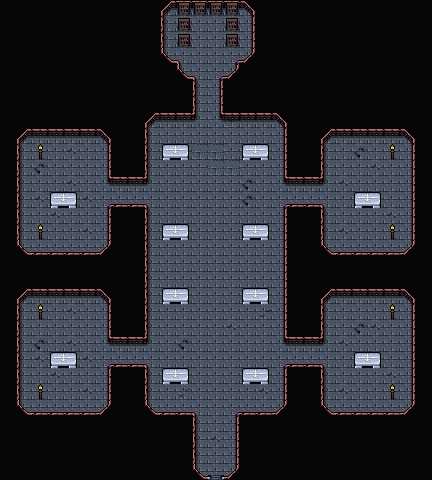

Below is a game level as drawn by its tile map, then a one-line description and the .tmx that defines it (tile-layer data replaced by summaries):
An orthogonal 27x30 tile map with 16x16 px tiles, 4 tile layers (Background, Floor, Clutter, Blood), 3 tilesets and 16 objects.

<map version="1.10" tiledversion="1.11.2" orientation="orthogonal" renderorder="right-down" width="27" height="30" tilewidth="16" tileheight="16" infinite="0" nextlayerid="8" nextobjectid="131">
 <editorsettings>
  <export target="wastetown..tmx" format="tmx" />
 </editorsettings>
 <properties>
  <property name="dungeonEffect" value="{&quot;startBattleWithCard&quot;: [ &quot;Chaos Orb&quot;, &quot;Mana Crypt&quot; ], &quot;opponent&quot;: { &quot;startBattleWithCard&quot;: [ &quot;Mana Crypt&quot; ]}}" />
 </properties>
 <tileset firstgid="1" source="../../../../common/maps/tileset/main.tsx" />
 <tileset firstgid="10113" source="../../../../common/maps/tileset/buildings.tsx" />
 <tileset firstgid="11905" source="../../../../common/maps/tileset/dungeon/DarkAbbeyTiles.tsx" />
 <layer id="1" name="Background" width="27" height="30">
  <data>[810 cells, 742 non-empty, 5 distinct tile ids]</data>
 </layer>
 <layer id="2" name="Floor" width="27" height="30">
  <data>[810 cells, 517 non-empty, 16 distinct tile ids]</data>
 </layer>
 <layer id="3" name="Clutter" width="27" height="30">
  <properties>
   <property name="spriteLayer" type="bool" value="true" />
  </properties>
  <data>[810 cells, 132 non-empty, 22 distinct tile ids]</data>
 </layer>
 <layer id="7" name="Blood" width="27" height="30">
  <data>[810 cells, 2 non-empty, 2 distinct tile ids]</data>
 </layer>
 <objectgroup id="4" name="Objects">
  <object id="38" template="../../../../common/maps/obj/entry_up.tx" x="194.811" y="475.246" width="48" height="16">
   <properties>
    <property name="direction" value="up" />
    <property name="teleport" value="" />
   </properties>
  </object>
  <object id="92" template="../../../../common/maps/obj/enemy.tx" x="199.454" y="91.1591">
   <properties>
    <property name="effect" value="{&quot;startBattleWithCard&quot;: [&quot;Suspicious Bookcase&quot;, &quot;Haunted Library&quot;]}" />
    <property name="enemy" value="Whtz" />
    <property name="threatRange" type="int" value="0" />
   </properties>
  </object>
  <object id="109" template="../../../../common/maps/obj/enemy.tx" x="204.829" y="350.518">
   <properties>
    <property name="enemy" value="Tolabow" />
    <property name="threatRange" type="int" value="0" />
   </properties>
  </object>
  <object id="110" template="../../../../common/maps/obj/enemy.tx" x="118.316" y="361.114">
   <properties>
    <property name="enemy" value="Seluma" />
    <property name="threatRange" type="int" value="0" />
   </properties>
  </object>
  <object id="111" template="../../../../common/maps/obj/enemy.tx" x="118.296" y="202.371">
   <properties>
    <property name="enemy" value="Valko Indorian" />
    <property name="threatRange" type="int" value="0" />
   </properties>
  </object>
  <object id="112" template="../../../../common/maps/obj/enemy.tx" x="293.796" y="200.005">
   <properties>
    <property name="enemy" value="The Everforger" />
    <property name="threatRange" type="int" value="0" />
   </properties>
  </object>
  <object id="113" template="../../../../common/maps/obj/enemy.tx" x="295.056" y="360.692">
   <properties>
    <property name="enemy" value="The Unluckiest" />
    <property name="speedModifier" type="float" value="30" />
    <property name="threatRange" type="int" value="60" />
   </properties>
  </object>
  <object id="117" template="../../../../common/maps/obj/enemy.tx" x="204" y="272">
   <properties>
    <property name="enemy" value="Maular" />
    <property name="speedModifier" type="float" value="30" />
    <property name="threatRange" type="int" value="60" />
   </properties>
  </object>
  <object id="118" template="../../../../common/maps/obj/enemy.tx" x="204.5" y="198">
   <properties>
    <property name="enemy" value="Grizzlegom" />
    <property name="speedModifier" type="float" value="30" />
    <property name="threatRange" type="int" value="60" />
   </properties>
  </object>
  <object id="119" template="../../../../common/maps/obj/dialog.tx" x="178" y="412.75" width="80" height="15.5" visible="1">
   <properties>
    <property name="dialog">[
{
   "text": "You step into a musty crypt. Immediately, you sense that despite its somber appearance, the air is electric with pulsing mana. As you enter, a booming voice rings out from nowhere.
'YOU ENTER THE CRYPT WHICH IMPRISONS THOSE WHO BROKE THE RULES OF BOTH MAGIC AND DEATH! TURN BACK!'",
   "options": [{
      "name": "(Continue)", "action": [{"deleteMapObject":-1}]}]
}
]</property>
   </properties>
  </object>
  <object id="120" template="../../../../common/maps/obj/dialog.tx" x="170" y="131.75" width="80" height="15.5" visible="1">
   <properties>
    <property name="dialog">[
{
   "text": "A skittering little homunculus stands ahead, frantically speed-reading from a mountain of notes it has clearly looked over a great many times before.
'Where is it! WHERE IS IT?!' it cries out. Then, upon seeing you it yells 'TELL ME YOUR SECRETS!!!'",
   "options": [{
      "name": "(Continue)", "action": [{"deleteMapObject":-1}]}]
}
]</property>
   </properties>
  </object>
  <object id="122" template="../../obj/treasure.tx" x="56" y="346">
   <properties>
    <property name="reward">[{
  "type": "card",
  "count": 1,
  "cardName": "Maelstrom Archangel"
},
{
  "type": "card",
  "count": 1,
  "cardName": "Iridescent Angel"
},
{
  "type": "card",
  "count": 1,
  "cardName": "Cleaving Reaper"
},
{
  "type": "card",
  "count": 1,
  "cardName": "Akroma, Angel of Fury"
},
{
  "type": "card",
  "count": 1,
  "cardName": "Selenia, the Cursed Heart"
},
{
  "type": "card",
  "count": 1,
  "cardName": "Lightning Angel"
}]</property>
   </properties>
  </object>
  <object id="126" template="../../obj/treasure.tx" x="54.5" y="186">
   <properties>
    <property name="reward">[{
  "type": "card",
  "count": 1,
  "cardName": "Essence of Orthodoxy"
},
{
  "type": "card",
  "count": 1,
  "cardName": "Quicksilver Servitor"
},
{
  "type": "card",
  "count": 1,
  "cardName": "Darksteel Hydra"
},
{
  "type": "card",
  "count": 1,
  "cardName": "Gyox, Brutal Carnivora"
},
{
  "type": "card",
  "count": 1,
  "cardName": "Ekthi, Contaminator Priest"
},
{
  "type": "card",
  "count": 1,
  "cardName": "Quicksilver Lapidary"
},
{
  "type": "card",
  "count": 1,
  "cardName": "Innovative Metatect"
},
{
  "type": "card",
  "count": 1,
  "cardName": "Davvol, Evincar of Rath"
}]</property>
   </properties>
  </object>
  <object id="127" template="../../obj/treasure.tx" x="359.5" y="184.5">
   <properties>
    <property name="reward">[{
  "type": "card",
  "count": 1,
  "cardName": "Quickbeast Amulet"
},
{
  "type": "card",
  "count": 1,
  "cardName": "Bladehold Cleaver"
},
{
  "type": "card",
  "count": 1,
  "cardName": "Foundry Beetle"
},
{
  "type": "card",
  "count": 1,
  "cardName": "Forgeborn Phoenix"
},
{
  "type": "card",
  "count": 1,
  "cardName": "Inchblade Companion"
},
{
  "type": "card",
  "count": 1,
  "cardName": "Tome of Gadwick"
}]</property>
   </properties>
  </object>
  <object id="128" template="../../obj/treasure.tx" x="358.5" y="347">
   <properties>
    <property name="reward">[{
  "type": "card",
  "count": 1,
  "cardName": "Curse of Bounty"
},
{
  "type": "card",
  "count": 1,
  "cardName": "Curse of Opulence"
},
{
  "type": "card",
  "count": 1,
  "cardName": "Curse of Disturbance"
},
{
  "type": "card",
  "count": 1,
  "cardName": "Curse of Verbosity"
},
{
  "type": "card",
  "count": 1,
  "cardName": "Curse of Vitality"
},
{
  "type": "card",
  "count": 1,
  "cardName": "Curse of Misfortunes"
}]</property>
   </properties>
  </object>
  </objectgroup>
</map>
<!-- 1 of 16 objects omitted -->
